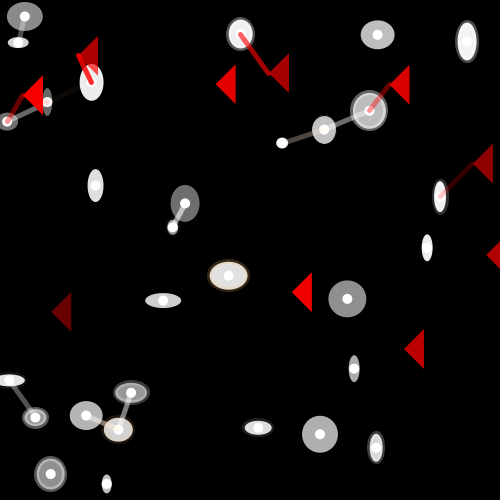
Frame 1 (no input)
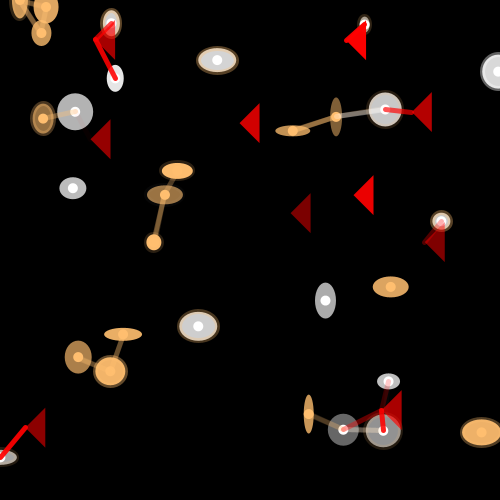
Frame 60 (the mouse pressed at the canvas centre just before this capture)
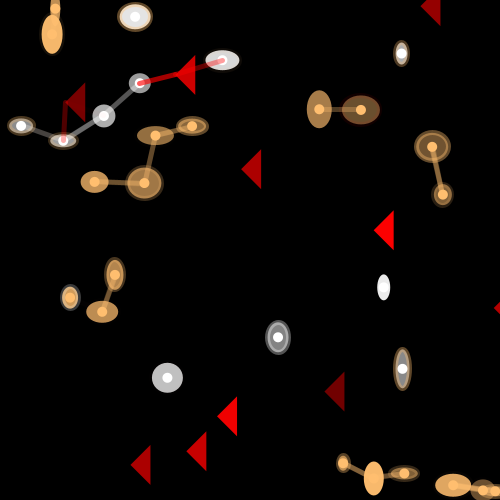
Frame 120 (the mouse held since frame 60 and released just before this capture)

The Processing sketch that drew these frames (run headless with seeded random() and noise(); from frame 60 on, the mouse is pressed at the canvas centre):

// Processing sketch: processing_75405
// ── processing_75405.pde

int NUM_ATOMS = 30;
int NUM_RADIOACTIVE = 10;
 
// creating an (empty) global array with a
// capacity of 10 elements of type Ball
//Thing[] things = new Thing[NUM_ATOMS];
Atom[] atoms = new Atom[NUM_ATOMS];
RadioActive[] raParticles = new RadioActive[NUM_RADIOACTIVE];
 
void setup() 
{
  size(500, 500); 
  smooth();
 
 
  for (int i = 0; i < NUM_ATOMS; i++) 
  {
    atoms[i] = new Atom(#FFFFFF, 10, 1);   // populating the array
 
    atoms[i].x = random(0, width);
    atoms[i].y = random(0, height);
    atoms[i].direction = random(0, 360);
  }
  
  for (int j = 0; j < NUM_RADIOACTIVE; j++) 
  {
    raParticles[j] = new RadioActive(#FF0000, 50, 3);   // populating the array
 
    raParticles[j].x = random(0, width);
    raParticles[j].y = random(0, height);
    raParticles[j].direction = random(0, 360);
  }
}
 
void draw() 
{ 
  //bg is not conceptually part of the class
  background( 0, 0, 0);
 
  //call the method update everytime I draw
  for (int i = 0; i < NUM_ATOMS; i++)
  {
    atoms[i].update();
  }
  
  for (int j = 0; j < NUM_RADIOACTIVE; j++)
  {
    raParticles[j].update();
  }
}
 
 
class Thing
{
  //parameters of my thing
  float myDiameter;
  float x;
  float y;
  color col;
  float speed;
  float direction = 0;
 
  //Constructor function - same name as the class
  Thing()
  {
  }
  
  /*Thing(color c)
  {
    col = c;
  }*/
 
  //method(s) for my thing
  void update()
  {
    /*
    convert direction into radians
     break it down to the sinus and cosinus
     which are the vertical and horizontal component 
     of the angle then multiply for speed 
     (because in trigonometry you always work with a radius of 1)
     */
    float dX = cos(radians(direction))*speed;
    float dY = sin(radians(direction))*speed;
 
    //the result are the steps in the vertical and horizontal direction
    x = x + dX;
    y = y + dY;
 
    //direction++;
 
    //managing borders
    if (x > width)
    {
      x = 0;
    }
 
    if (x < 0)
    {
      x = width;
    }
 
    if (y > height)
    {
      y = 0;
    }
 
    if (y < 0)
    {
      y = height;
    }
    
    display();
    interact();

    //draw the thing 
    /*
    fill(col);
    noStroke();
    ellipse(x, y, myDiameter, myDiameter);
    interact(); 
    */
 
    /*
    //example of interaction among things//
    //every object scans the other objects using the global array
    for (int i = 0; i < NUM_ATOMS; i++)
    {
      //temporary variable to store the other
      Thing other = things[i];
 
      //it's not a good idea to make theinteract with itself
      //this points to the specific instance
      if (this != other)
      {
        //after I determine it's another thing I check the distance
        if (dist(x, y, other.x, other.y)<50)
        {
          //and do something
          stroke(255);
          direction = other.direction;
          line(x, y, other.x, other.y);
        }
      }
    }//end interaction loop */
  }//end update
  
  void display() {
    //TO BE OVERRIDDEN
  }//end draw
  
  void interact() {
    //TO BE OVERRIDDEN
  }//end interact
}//end class


class Atom extends Thing{
  
  Atom(color c, int d, float s)
  {
    col = c;
    myDiameter = d;
    speed = s;
  }
  
  void display()
  {
    fill(col, int(random(100,255)) );
    ellipse(x, y, myDiameter + int(random(0,30)), myDiameter + int(random(0,30)) );
    fill(col);
    noStroke();
    ellipse(x, y, myDiameter, myDiameter);
  }
  void interact() {
    for (int i = 0; i < NUM_ATOMS; i++)
    {
      //temporary variable to store the other
      Atom other = atoms[i];
 
      //it's not a good idea to make theinteract with itself
      //this points to the specific instance
      if (this != other)
      {
        //after I determine it's another thing I check the distance
        if (dist(x, y, other.x, other.y)<50)
        {
          //and do something
          strokeWeight(5);
          stroke(col, int(random(0,100)));
          direction = other.direction;
          line(x, y, other.x, other.y);
          col = #FFBE6F;
        }
      }
    }
  }//end interact
}

class RadioActive extends Thing{
  
  RadioActive(color c, int d, float s)
  {
    col = c;
    myDiameter = d;
    speed = s;
  }
  
  void display(){
    fill(col, int(random(100,255)) );
    noStroke();
    triangle(x,y, x+ 20, y + 20, x+20, y-20);
  }
  
  void interact() {
    for (int i = 0; i < NUM_ATOMS; i++)
    {
      //temporary variable to store the other
      //RadioActive other = raParticles[i];
      Atom other = atoms[i];
 
      //it's not a good idea to make theinteract with itself
      //this points to the specific instance
      //if (this != other)
      //{
        //after I determine it's another thing I check the distance
        if (dist(x, y, other.x, other.y)<50)
        {
          //and do something
          strokeWeight(5);
          stroke(col, int(random(0,255)));
          //direction = other.direction;
          line(x, y, other.x, other.y);
          //other.direction = 10000 -other.direction;
          other.direction = other.direction  - 10000000;
          other.col = #FFFFFF;
        }
      //}
    }
  }//end interact
}
